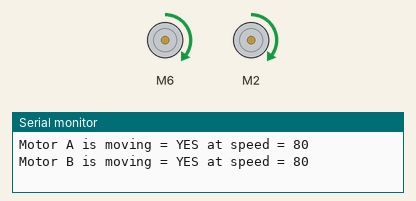
This sketch was run on a simulated Arduino Uno, built with avr-gcc and run on an emulated ATmega328P. Shown: 2 × DC motor (green arrow = forward, orange = backward, longer = faster), the last lines printed to the serial monitor.

Above: at 1.5 s.
At 7.5 s:
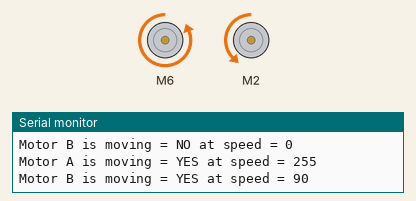
At 11.5 s:
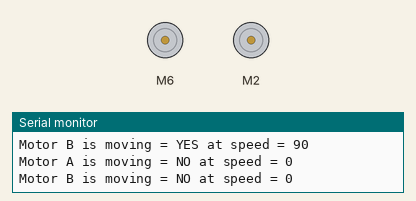
At 15.5 s:
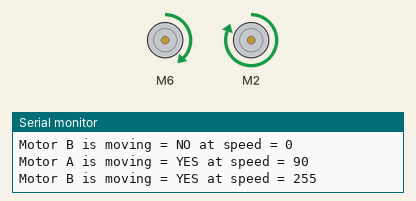
Timing chart, 0 to 18.3 s (numbered marks = the images above):
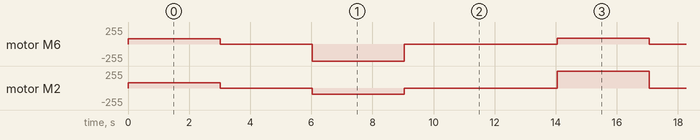

The sketch:

L298N-H-Bridge-And-TT-Motors.ino
```cpp
#include <L298NX2.h>

// Pin definition
#define EN_A 5
#define IN1_A 6
#define IN2_A 7
#define IN1_B 2
#define IN2_B 4
#define EN_B 3

// Initialize both motors
L298NX2 motors(EN_A, IN1_A, IN2_A, EN_B, IN1_B, IN2_B);

void setup()
{
  // Used to display information
  Serial.begin(9600);

  // Wait for Serial Monitor to be opened
  while (!Serial)
  {
    //do nothing
  }

  // Set initial speed for both motors
  motors.setSpeed(80);
}

void loop()
{
  // Tell both motors to go forward (may depend by your wiring)
  motors.forward();

  // Alternative method:
  // motors.run(L298N::FORWARD);

  //print the motor status in the serial monitor
  printSomeInfo();

  delay(3000);

  // Stop
  motors.stop();

  // Alternative method:
  // motors.run(L298N::STOP);

  printSomeInfo();

  delay(3000);

  // Change individual speeds
  motors.setSpeedA(255);
  motors.setSpeedB(90);

  // Tell motor A to go back (may depend by your wiring)
  motors.backwardA();

  // Alternative method:
  // motors.runA(L298N::BACKWARD);

  // Tell motor B to go forward (may depend by your wiring)
  motors.backwardB();

  // Alternative method:
  // motors.runB(L298N::FORWARD);

  printSomeInfo();

  delay(3000);

  // Stop
  motors.stop();

  printSomeInfo();

  // Change individual speeds
  motors.setSpeedA(90);
  motors.setSpeedB(255);

  delay(5000);
}

/*
Print some informations in Serial Monitor
*/
void printSomeInfo()
{
  Serial.print("Motor A is moving = ");
  Serial.print(motors.isMovingA() ? "YES" : "NO");
  Serial.print(" at speed = ");
  Serial.println(motors.getSpeedA());
  Serial.print("Motor B is moving = ");
  Serial.print(motors.isMovingB() ? "YES" : "NO");
  Serial.print(" at speed = ");
  Serial.println(motors.getSpeedB());
}
```

Measured:
- by itself, motor M6: repeats every 14.0 s: stopped 3.0 s, backward 255/255 3.0 s, stopped 5.0 s, forward 90/255 3.0 s
- by itself, motor M2: repeats every 14.0 s: stopped 3.0 s, backward 90/255 3.0 s, stopped 5.0 s, forward 255/255 3.0 s
